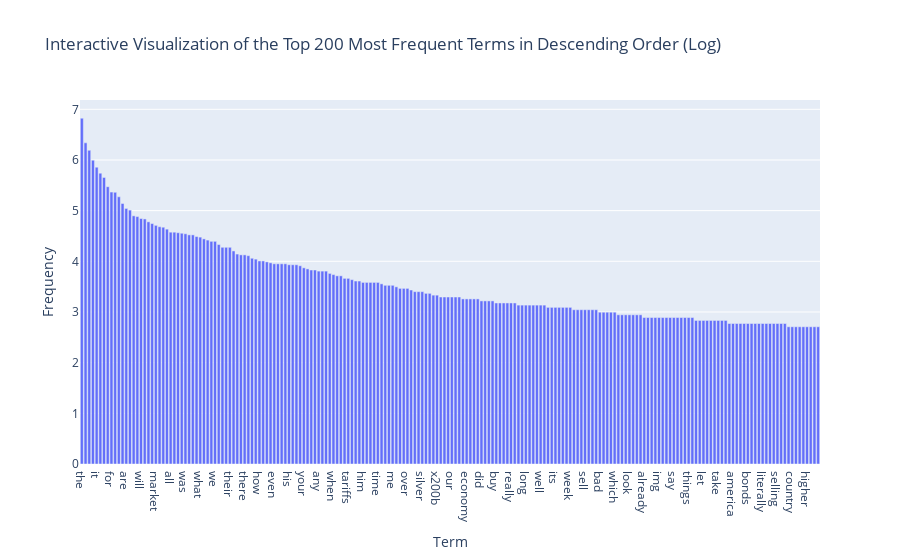

The code cell stored with this chart in its notebook:
### Code cell
# Exercise 15
n = 200 # Select top 30 terms for visualization
term_frequencies_log = [math.log(i) for i in term_frequencies]
terms_freq = list(zip(count_vect.get_feature_names_out(), term_frequencies_log)) # Zip terms and frequencies together so they're treated as a group
terms_freq.sort(key=lambda x: x[1], reverse=True) # Sort by descending frequency
top_n_terms_freq = terms_freq[:n] # Only keep the top n terms
terms, frequencies = zip(*top_n_terms_freq) # Unzip the terms and frequencies so they're no longer grouped

pltly.bar(
    x=terms, 
    y=frequencies, 
    labels={'x':'Term', 'y':'Frequency'},
    title='Interactive Visualization of the Top ' + str(n) + ' Most Frequent Terms in Descending Order (Log)'
)

# The difference between the first and second bar in the previous graph is a lot more obvious than this graph. This makes sense because the most 
# frequent term (the first bar) is less than double the frequency of the second term (the second bar), so when you take the base 2 log, the
# difference is minimal. With this observation, we can see that the long tail is a lot less obvious in this graph, since all of the bars
# are very similar in height, so it's less skewed. On the other hand, the tail in the previous graph was very obvious and a big feature of the 
# graph. Also, compared to the previous graph, the scale of the y-axis for this graph is a lot smaller (30k VS 10).

### Figure 1 — Plotly figure (JSON) as saved in the notebook; plotly's stock layout.template omitted (floating-point values rounded to 4 significant figures; data arrays with more than 128 entries replaced by an {"elided": "..."} marker saying what was removed)
{"data": [{"hovertemplate": "Term=%{x}<br>Frequency=%{y}<extra></extra>", "legendgroup": "", "marker": {"color": "#636efa", "pattern": {"shape": ""}}, "name": "", "orientation": "v", "showlegend": false, "textposition": "auto", "type": "bar", "x": {"elided": "200 str values"}, "xaxis": "x", "y": {"elided": "200 float values"}, "yaxis": "y"}], "layout": {"barmode": "relative", "legend": {"tracegroupgap": 0}, "title": {"text": "Interactive Visualization of the Top 200 Most Frequent Terms in Descending Order (Log)"}, "xaxis": {"anchor": "y", "domain": [0, 1], "title": {"text": "Term"}}, "yaxis": {"anchor": "x", "domain": [0, 1], "title": {"text": "Frequency"}}}}
